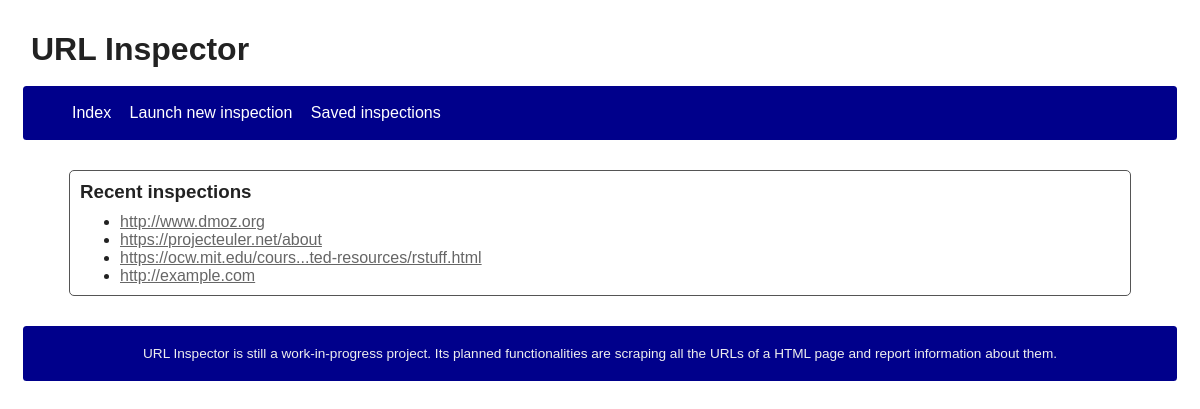
The app's page /, older data.
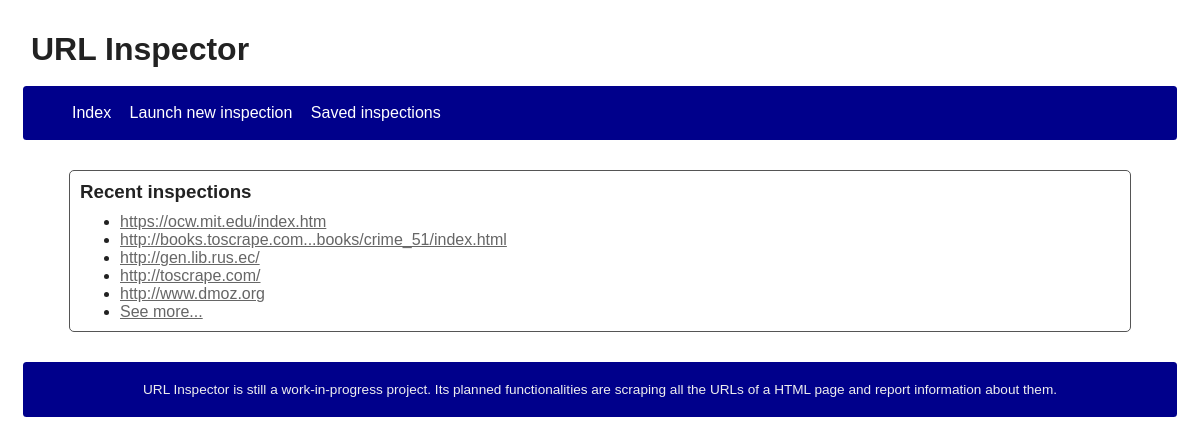
The same page, newer data.
### URLInspectorApp/models.py (models this page shows, shortened)
class Extraction(models.Model):
    STARTED = "started"
    TERMINATED = "terminated"
    CANCELLED = "cancelled"
    choices_status = (
        (STARTED, "Started"),
        (TERMINATED, "Terminated"),
        (CANCELLED, "Cancelled"),
    )
    url = models.URLField()
    start_date = models.DateTimeField(default=timezone.now)
    status = models.CharField(
        max_length=16,
        choices=choices_status,
        default=STARTED
    )

### URLInspectorApp/views.py (the view)
# urls.py: url(r"^$", views.IndexView.as_view(), name="index"),
class IndexView(ListView):
    template_name = "url_inspector/index.html"
    context_object_name = "extractions"
    def get_queryset(self):
        limit = 5
        return Extraction.objects.all().order_by("-start_date")[:limit]
    def get_context_data(self, **kwargs):
        super_context = super(IndexView, self).get_context_data(**kwargs)
        context = global_context.copy()
        context.update(super_context)
        context["extractions_count"] = Extraction.objects.count()
        return context

### URLInspectorApp/templatetags/ui_utils.py (called while the page is built)
@register.filter()
@stringfilter
def truncate_chars_middle(text, limit, sep="..."):
    if not text or limit < 0:
        return ""
    length = len(text)
    if length < limit:
        return text
    else:
        first_half = ceil(limit / 2)
        second_half = length - floor(limit / 2)
        return text[:first_half] + sep + text[second_half:]

### URLInspectorApp/templates/url_inspector/index.html
{% extends "url_inspector/base.html" %}
{% load ui_utils %}
{% block content %}
    <h3>Recent inspections</h3>
    {% if extractions %}
        <ul>
            {% for e in extractions %}
                <li>
                    <a
                            href="{% url 'url_inspector:inspection' e.id %}"
                            {% if e.url|length > length_url_max %} title="{{ e.url }}" {% endif %}
                    >
                        {{ e.url|truncate_chars_middle:length_url_max }}
                    </a>
                </li>
            {% endfor %}
            {% if extractions|length < extractions_count %}
                <li>
                    <a href="{% url 'url_inspector:inspections_saved' %}">See more...</a>
                </li>
            {% endif %}
        </ul>
    {% else %}
        <p>No recent inspections to display.</p>
    {% endif %}
{% endblock %}

Row changes from the older to the newer data that the page shows:
no longer on this page (row unchanged): Extraction: url "https://projecteuler.net/about"
no longer on this page (row unchanged): Extraction: url "https://ocw.mit.edu/cours...ted-resources/rstuff.html"
no longer on this page (row unchanged): Extraction: url "http://example.com"
added Extraction: url "https://ocw.mit.edu/index.htm"
added Extraction: url "http://books.toscrape.com...books/crime_51/index.html"
added Extraction: url "http://gen.lib.rus.ec/"
added Extraction: url "http://toscrape.com/"
Text that changed along with them:
text now shown: "See more..."
